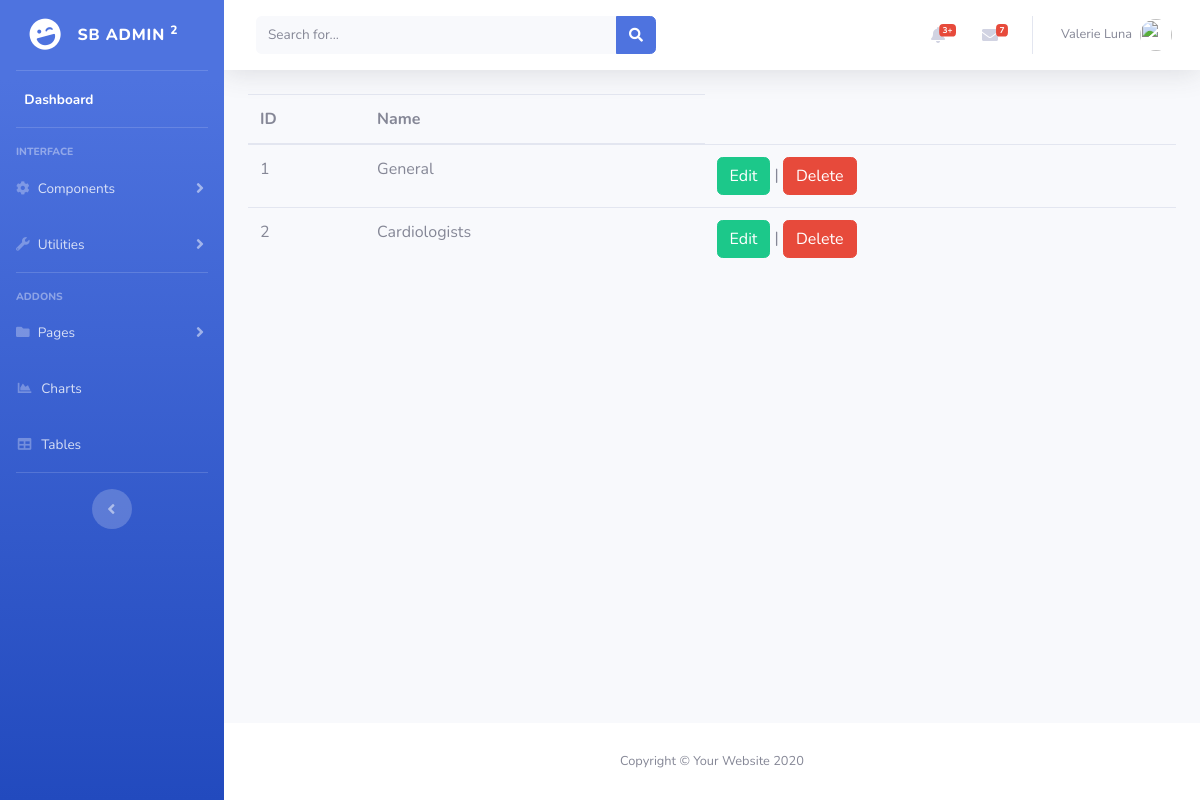
The app's page /specialist/index.php, older data.
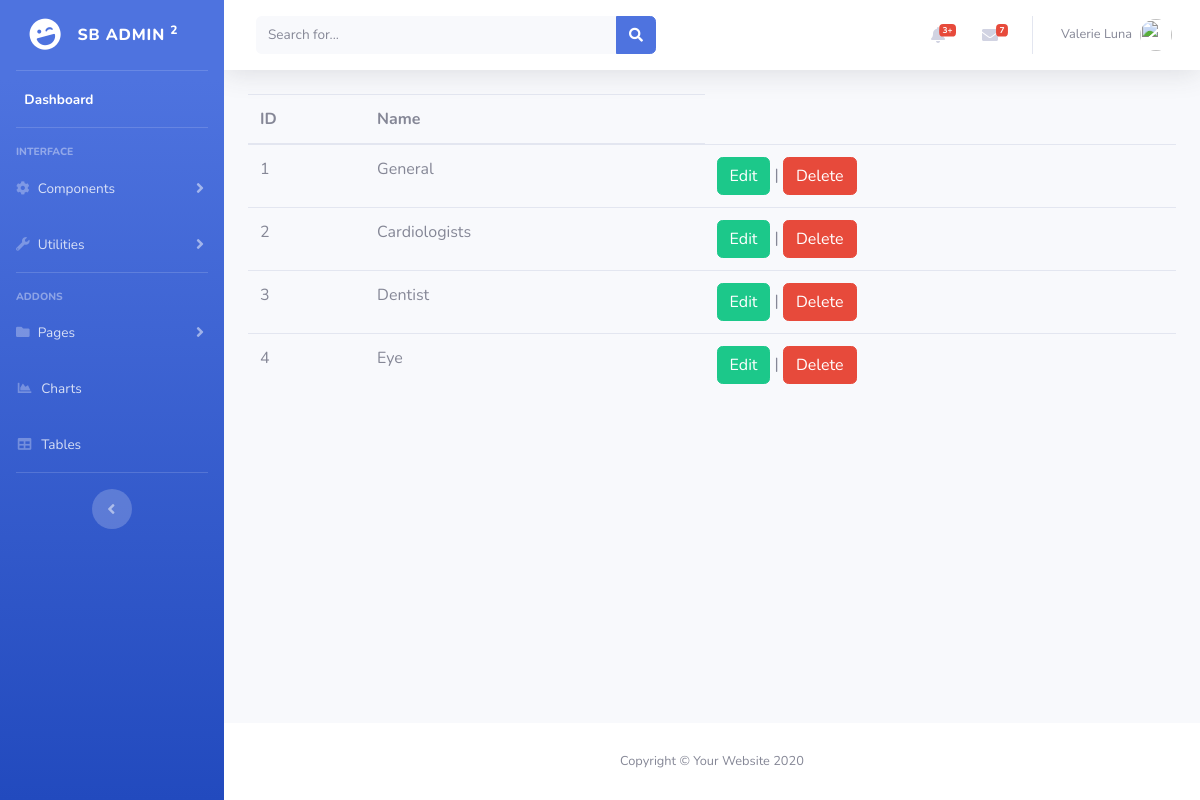
The same page, newer data.
### tables this page shows
CREATE TABLE `specialist` (
  `id` int(50) NOT NULL,
  `specialist` varchar(50) NOT NULL
);

### specialist/index.php (the view, shortened to what this page needs)
<?php
include '../connection.php';
$query="Select * from specialist";
$result=mysqli_query($conn,$query);
?>
<?php
include "../adminpanel.php";
?>
<table class="table table-hover">
  <thead>
    <tr>
      <th scope="col">ID</th>
      <th scope="col">Name</th>
    </tr>
  </thead>
  <tbody>
  <?php while($row=mysqli_fetch_array($result))
        {
            ?>
    <tr>
        <td><?php echo $row['id'] ?></td>
        <td><?php echo $row['specialist']?></td>
<td><a href='edit.php?id=<?php echo $row['id'] ?>' class="btn btn-success ">Edit</a>  | <button class="btn btn-danger btndelete">Delete</button></td>
</tr>
        <?php }
        ?>
  </tbody>
</table>
<?php include "../adminpanelfooter.php"?>

Row changes from the older to the newer data that the page shows:
added specialist: id "3", specialist "Dentist"
added specialist: id "4", specialist "Eye"
